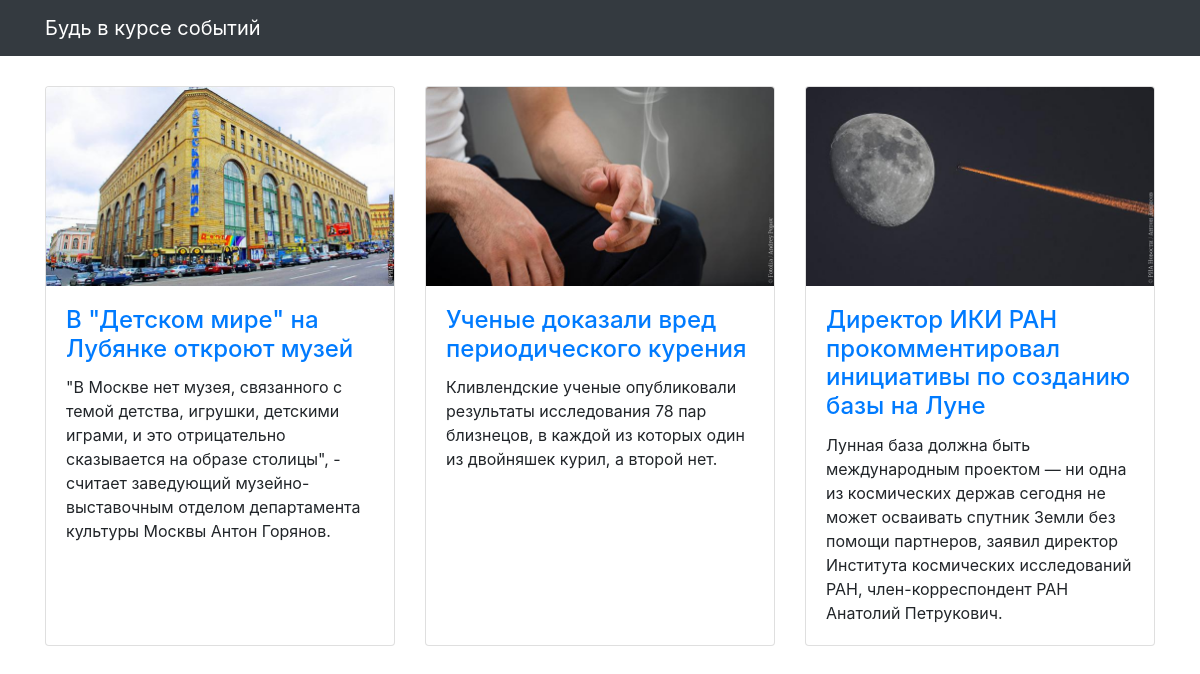
The app's page /, older data.
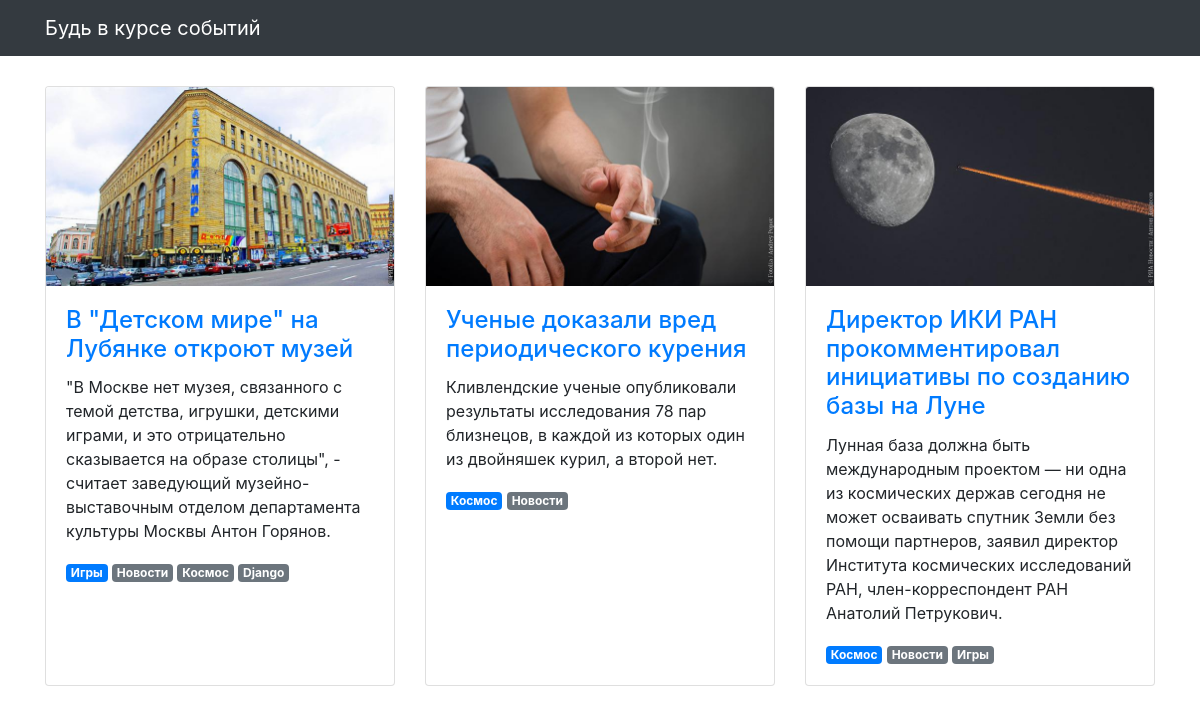
The same page, newer data.
### articles/models.py (models this page shows, shortened)
class Article(models.Model):
    title = models.CharField(max_length=256, verbose_name='Название')
    text = models.TextField(verbose_name='Текст')
    published_at = models.DateTimeField(verbose_name='Дата публикации')
    image = models.ImageField(null=True, blank=True, verbose_name='Изображение', )
    class Meta:
        verbose_name = 'Статья'
        verbose_name_plural = 'Статьи'

class Membership(models.Model):
    article = models.ForeignKey(Article, on_delete=models.CASCADE)
    tag = models.ForeignKey(Tag, on_delete=models.CASCADE)
    is_main = models.BooleanField()
    class Meta:
        ordering = ['tag']

class Tag(models.Model):
    name = models.CharField(max_length=50)
    articles = models.ManyToManyField(Article, related_name="tags", through='Membership')
    class Meta:
        ordering = ['-name']

### articles/views.py (the view)
# urls.py: path('', articles_list, name='articles'),
def articles_list(request):
    template = 'articles/news.html'
    articles = Article.objects.all()
    context = {'object_list': articles}
    ordering = '-published_at'
    return render(request, template, context)

### templates/articles/news.html (shortened to what this page needs)
{% extends "articles/base.html" %}
{% load static %}
{% block content %}
<div class="row">
  {% for article in object_list %}
  <div class="col-lg-4 col-sm-6 portfolio-item">
    <div class="card h-100">
      <a href="#"><img class="card-img-top" src="{% get_media_prefix %}{{ article.image }}" alt=""></a>
      <div class="card-body">
        <h4 class="card-title">
          <a href="#">{{ article.title }}</a>
        </h4>
        <p class="card-text">{{ article.text}}</p>
        {% for scope in article.membership_set.all %}
        {% if scope.is_main %}
          <span class="badge badge-primary">{{ scope.tag.name }}</span>
        {% endif %}
        {% endfor %}
        {% for scope in article.membership_set.all %}
        {% if not scope.is_main %}
          <span class="badge badge-secondary">{{ scope.tag.name }}</span>
        {% endif %}
        {% endfor %}
      </div>
    </div>
  </div>
  {% endfor %}
</div>
{% endblock %}

### templates/articles/base.html (shortened to what this page needs)
<!DOCTYPE html>
{% load static %}
<html>
  <head>
    <link href="{% static  "css/bootstrap.min.css"  %}" rel="stylesheet">
    <link href="{% static  "css/3-col-portfolio.css" %}" rel="stylesheet">
  </head>
  <body>
    <nav class="navbar navbar-expand-lg navbar-dark bg-dark fixed-top">
      <div class="container">
        <a class="navbar-brand" href="#">Будь в курсе событий</a>
      </div>
    </nav>
    <div class="container">{% block content %}{% endblock %}</div>
  </body>
</html>

### static/css/3-col-portfolio.css (style rules this page uses)
body { padding-top: 84px; padding-bottom: 84px; }
@media (min-width: 992px) { body { padding-top: 86px; padding-bottom: 86px; } }

Row changes from the older to the newer data that the page shows:
added Membership: tag.name "Игры", shown under Article "В \"Детском мире\" на Лубянке откроют музей"
added Membership: tag.name "Новости", shown under Article "В \"Детском мире\" на Лубянке откроют музей"
added Membership: tag.name "Космос", shown under Article "В \"Детском мире\" на Лубянке откроют музей"
added Membership: tag.name "Django", shown under Article "В \"Детском мире\" на Лубянке откроют музей"
added Membership: tag.name "Космос", shown under Article "Ученые доказали вред периодического курения"
added Membership: tag.name "Новости", shown under Article "Ученые доказали вред периодического курения"
added Membership: tag.name "Космос", shown under Article "Директор ИКИ РАН прокомментировал инициативы по созданию базы на Луне"
added Membership: tag.name "Новости", shown under Article "Директор ИКИ РАН прокомментировал инициативы по созданию базы на Луне"
added Membership: tag.name "Игры", shown under Article "Директор ИКИ РАН прокомментировал инициативы по созданию базы на Луне"
